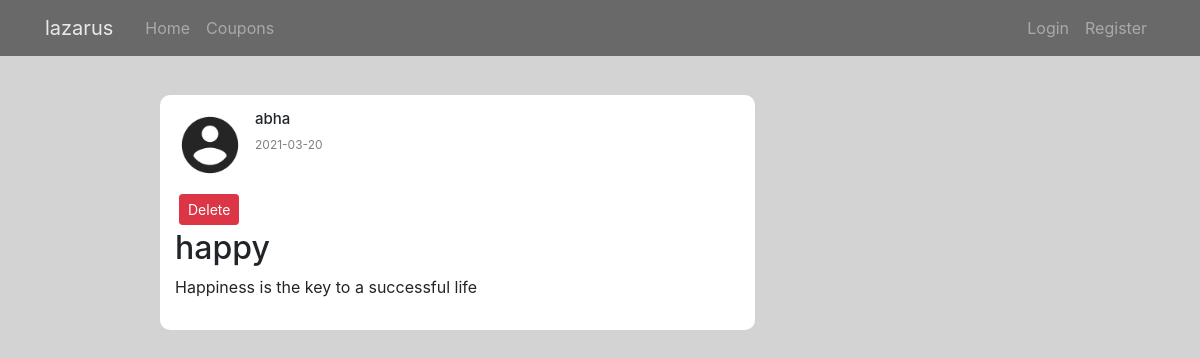
The page /post/5 on the database its author committed.
### appmain/models.py (models this page shows, shortened)
class User(db.Model, UserMixin):
    id = db.Column(db.Integer, primary_key=True)
    username = db.Column(db.String(20), unique=True, nullable=False)
    email = db.Column(db.String(120), unique=True, nullable=False)
    image_file = db.Column(db.String(20), nullable=False, default='default.jpg')
    password = db.Column(db.String(60), nullable=False)
    posts = db.relationship('Post', backref='author', lazy=True)
    token_count=db.Column(db.Integer,nullable=False,default=0)
    flag_count=db.Column(db.Integer,nullable=False,default=0)

class Post(db.Model):
    id = db.Column(db.Integer, primary_key=True)
    title = db.Column(db.String(100), nullable=False)
    content = db.Column(db.Text, nullable=False)
    date_posted = db.Column(db.DateTime, nullable=False, default=datetime.utcnow)
    user_id = db.Column(db.Integer, db.ForeignKey('user.id'), nullable=False)

### appmain/routes.py (the view)
@app.route("/post/<int:post_id>")
def post(post_id):
    post = Post.query.get_or_404(post_id)
    return render_template('post.html', title=post.title, post=post)

### appmain/templates/post.html (shortened to what this page needs)
{% extends "layout.html" %}
{% block content %}
<div class="row">
  <div class="col-md-1"></div>
  <div class="col-md-7 mt-5">
<div class="feed">
<div class="post">
    <div class="post_header">
      <img class="rounded-circle article-img" src="{{ url_for('static',filename='profile/' + post.author.image_file)}}"
  <img class="fas fa-user "></img>
  <div class="post_info">
    <h2>{{post.author.username}}</h2>
    <p>{{post.date_posted.strftime('%Y-%m-%d')}}</p>
  </div>
  </div>
  <button type="button" class="btn btn-danger btn-sm m-1" data-toggle="modal" data-target="#deleteModal">Delete</button>
    <div class="post_body">
        <h2>{{ post.title }}</h2>
  <p>{{post.content}}</p>
  </div>
  </div>
</div>
</div>
</div>
  {% endblock content %}

### appmain/static/style.css (style rules this page uses)
* { margin: 0; padding: 0; }
body { background-color: lightgrey; background-image: url(static/profile/back.jpg); }
.feed { flex: 0.6; margin: 0 20px; margin-top: 47px; }
.post { background-color: white; padding: 15px; margin-bottom: 10px; border-radius: 10px; }
.post_header { display: flex; margin-bottom: 10px; }
.post_info { margin-left: 10px; }
.post_info p { font-size: 12px; color: gray; }
.post_info h2 { font-size: 15px; }
.article-img { height: 70px; width: 70px; }

### rows shown on the page
User: image_file (placeholder picture), author.username "abha"
Post: date_posted "2021-03-20", title "happy", content "Happiness is the key to a successful life"
